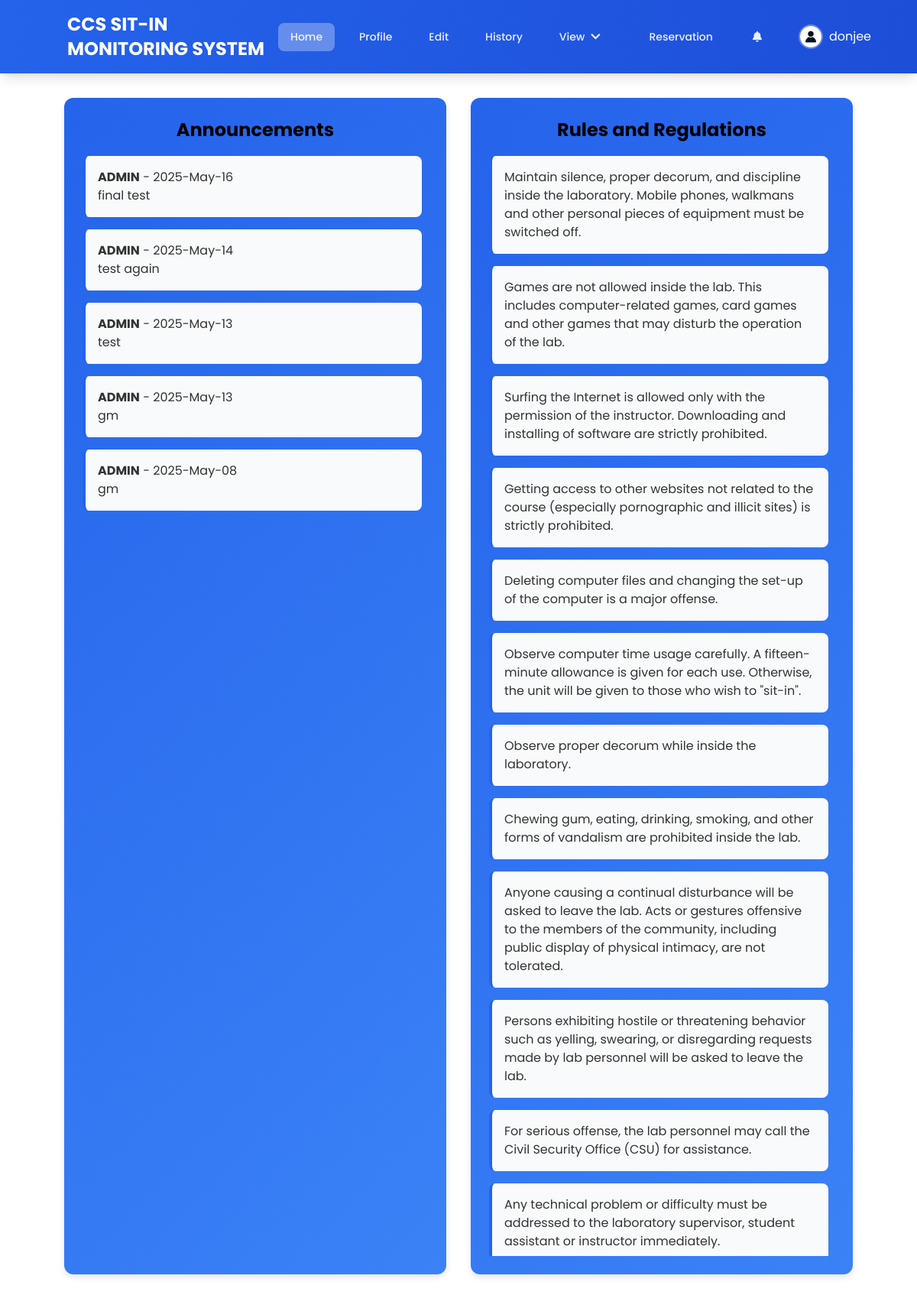
The app's page /user/dashboard.php (signed in) with its own data.
### tables this page shows
CREATE TABLE `users` (
  `STUD_NUM` int(11) NOT NULL,
  `IDNO` int(11) NOT NULL,
  `LAST_NAME` varchar(30) NOT NULL,
  `FIRST_NAME` varchar(30) NOT NULL,
  `MID_NAME` varchar(30) NOT NULL,
  `COURSE` enum('BS IN ACCOUNTANCY','BS IN BUSINESS ADMINISTRATION','BS IN CRIMINOLOGY','BS IN CUSTOMS ADMINISTRATION','BS IN INFORMATION TECHNOLOGY','BS IN COMPUTER SCIENCE','BS IN OFFICE ADMINISTRATION','BS IN SOCIAL WORK','BACHELOR OF SECONDARY EDUCATION','BACHELOR OF ELEMENTARY EDUCATION') NOT NULL,
  `YEAR_LEVEL` enum('1st Year','2nd Year','3rd Year','4th Year') NOT NULL,
  `USER_NAME` varchar(30) NOT NULL,
  `PASSWORD_HASH` varchar(255) NOT NULL,
  `UPLOAD_IMAGE` longblob DEFAULT NULL,
  `EMAIL` varchar(30) NOT NULL,
  `ADDRESS` varchar(255) NOT NULL,
  `SESSION` int(11) NOT NULL DEFAULT 30,
  `POINTS` int(5) NOT NULL,
  `TOTAL_POINTS` int(11) NOT NULL DEFAULT 0
);

CREATE TABLE `announcement` (
  `ID` int(11) NOT NULL,
  `TITLE` varchar(255) NOT NULL,
  `CONTENT` text NOT NULL,
  `CREATED_DATE` date NOT NULL,
  `CREATED_BY` varchar(20) NOT NULL
);

### user/dashboard.php (the view, shortened to what this page needs)
<?php
require '../db.php';
$userId = isset($_SESSION['user_id']) ? $_SESSION['user_id'] : null;
$firstName = isset($_SESSION['first_name']) ? $_SESSION['first_name'] : 'Guest';
if ($userId) {
    $stmt = $conn->prepare("SELECT UPLOAD_IMAGE FROM users WHERE STUD_NUM = ?");
    $stmt->bind_param("i", $userId);
    $stmt->execute();
    $stmt->bind_result($userImage);
    $profileImage = !empty($userImage) ? '../images/' . $userImage : "../images/image.jpg";
} else {
    $profileImage = "../images/image.jpg";
}
$announcements = [];
$result = $conn->query("SELECT CONTENT, CREATED_DATE, CREATED_BY FROM announcement
                       WHERE CREATED_BY = 'ADMIN'
                       ORDER BY ID DESC, CREATED_DATE DESC");
while ($row = $result->fetch_assoc()) {
    $announcements[] = $row;
}
?>
<!DOCTYPE html>
<html lang="en">
<head>
    <link rel="stylesheet" href="https://cdnjs.cloudflare.com/ajax/libs/font-awesome/5.15.4/css/all.min.css">
    <script src="https://cdn.tailwindcss.com"></script>
</head>
<body class="bg- min-h-screen font-poppins">
    <header class="bg-gradient-to-r from-blue-600 to-blue-700 text-white shadow-lg py-4 px-6">
        <div class="container mx-auto flex items-center justify-between">
            <div class="flex items-center">
                <h1 class="text-2xl font-bold">CCS SIT-IN MONITORING SYSTEM</h1>
            </div>
            <div class="flex items-center space-x-6">
                <nav class="hidden md:flex items-center space-x-4">
                    <a href="dashboard.php" class="nav-item active">
                        <span>Home</span>
                    </a>
                    <a href="profile.php" class="nav-item">
                        <span>Profile</span>
                    </a>
                    <a href="edit.php" class="nav-item">
                        <span>Edit</span>
                    </a>
                    <a href="history.php" class="nav-item">
                        <span>History</span>
                    </a>
                    <div class="relative" x-data="{ open: false }">
                        <button @click="open = !open" class="nav-item">
                            <span>View</span>
                            <i class="fas fa-chevron-down ml-1 text-sm"></i>
                        </button>
                    </div>
                    <a href="reservation.php" class="nav-item">
                        <span>Reservation</span>
                    </a>
                    <div class="relative" x-data="notificationData" x-init="fetchNotifications">
                        <button @click="open = !open" class="nav-item relative">
                            <i class="fas fa-bell"></i>
                        </button>
                    </div>
                    <div class="relative" x-data="{ open: false }">
                        <button @click="open = !open" class="flex items-center space-x-2">
                            <img src="<?php echo htmlspecialchars($profileImage); ?>" alt="Profile"
                                 class="w-8 h-8 rounded-full object-cover border-2 border-white/30">
                            <span class="hidden md:inline-block"><?php echo htmlspecialchars($firstName); ?></span>
                        </button>
                    </div>
                </nav>
            </div>
        </div>
    </header>
    <div class="section-container">
        <div class="section">
            <h2>Announcements</h2>
            <div class="section-content">
                <?php if (empty($announcements)): ?>
                    <p>No announcements available.</p>
                <?php else: ?>
                    <?php foreach ($announcements as $announcement): ?>
                        <div class="announcement">
                            <p><strong><?php echo htmlspecialchars($announcement['CREATED_BY']); ?></strong> - <?php echo date('Y-M-d', strtotime($announcement['CREATED_DATE'])); ?></p>
                            <p><?php echo htmlspecialchars($announcement['CONTENT']); ?></p>
                        </div>
                    <?php endforeach; ?>
                <?php endif; ?>
            </div>
        </div>
        <div class="section">
            <h2>Rules and Regulations</h2>
            <div class="section-content">
                <ol>
                    <?php
                    $rules = [
                        "Maintain silence, proper decorum, and discipline inside the laboratory. Mobile phones, walkmans and other personal pieces of equipment must be switched off.",
                        "Games are not allowed inside the lab. This includes computer-related games, card games and other games that may disturb the operation of the lab.",
                        "Surfing the Internet is allowed only with the permission of the instructor. Downloading and installing of software are strictly prohibited.",
                        "Getting access to other websites not related to the course (especially pornographic and illicit sites) is strictly prohibited.",
                        "Deleting computer files and changing the set-up of the computer is a major offense.",
                        "Observe computer time usage carefully. A fifteen-minute allowance is given for each use. Otherwise, the unit will be given to those who wish to \"sit-in\".",
                        "Observe proper decorum while inside the laboratory.",
                        "Chewing gum, eating, drinking, smoking, and other forms of vandalism are prohibited inside the lab.",
                        "Anyone causing a continual disturbance will be asked to leave the lab. Acts or gestures offensive to the members of the community, including public display of physical intimacy, are not tolerated.",
                        "Persons exhibiting hostile or threatening behavior such as yelling, swearing, or disregarding requests made by lab personnel will be asked to leave the lab.",
                        "For serious offense, the lab personnel may call the Civil Security Office (CSU) for assistance.",
                        "Any technical problem or difficulty must be addressed to the laboratory supervisor, student assistant or instructor immediately."
                    ];
                    foreach ($rules as $rule):
                    ?>
                        <li class="rule">
                            <p><?php echo $rule; ?></p>
                        </li>
                    <?php endforeach; ?>
                </ol>
            </div>
        </div>
    </div>
</body>
</html>

### user/dashboard.php (style rules this page uses)
body { font-family: 'Poppins', sans-serif; background: white; min-height: 100vh; }
.section-container { display: flex; flex-wrap: wrap; justify-content: center; gap: 2rem; padding: 2rem; }
.section { background:linear-gradient(135deg, #2563eb 0%, #3b82f6 100%); border-radius: 0.75rem; box-shadow: 0 4px 8px rgba(0, 0, 0, 0.1); padding: 1.5rem; width: 100%; max-width: 500px; }
.section h2 { font-size: 1.5rem; font-weight: bold; color:rgb(0, 0, 0); margin-bottom: 1rem; text-align: center; }
.section-content { max-height: 60vh; overflow-y: auto; padding-right: 0.5rem; }
.announcement, .rule { background: #f9fafb; border-left: 4px solid #2563eb; border-radius: 0.5rem; padding: 1rem; margin-bottom: 1rem; }
.announcement p, .rule p { margin: 0; color: #333; }
.nav-item { display: flex; align-items: center; padding: 0.5rem 1rem; color: rgba(255, 255, 255, 0.9); font-size: 0.875rem; font-weight: 500; border-radius: 0.5rem; transition: all 0.2s; }
.nav-item.active { background-color: rgba(255, 255, 255, 0.3); }
.nav-item i { width: 1.25rem; text-align: center; margin-right: 0.75rem; }
.nav-item { @apply flex items-center px-3 py-2 text-white/90 hover:text-white hover:bg-white/10 rounded-lg transition-colors; }
.nav-item.active { @apply bg-white/20; }
.nav-item i { @apply mr-2; }

### records on screen
users: UPLOAD_IMAGE (picture)
announcement: CREATED_BY "ADMIN", CREATED_DATE "2025-May-16", CONTENT "final test"
announcement: CREATED_BY "ADMIN", CREATED_DATE "2025-May-14", CONTENT "test again"
announcement: CREATED_BY "ADMIN", CREATED_DATE "2025-May-13", CONTENT "test"
announcement: CREATED_BY "ADMIN", CREATED_DATE "2025-May-13", CONTENT "gm"
announcement: CREATED_BY "ADMIN", CREATED_DATE "2025-May-08", CONTENT "gm"

### other values on screen
$firstName "donjee"
$rule "Maintain silence, proper decorum, and discipline inside the laboratory. Mobile phones, walkmans and other personal pieces of equipment must be switched off."
$rule "Games are not allowed inside the lab. This includes computer-related games, card games and other games that may disturb the operation of the lab."
$rule "Surfing the Internet is allowed only with the permission of the instructor. Downloading and installing of software are strictly prohibited."
$rule "Getting access to other websites not related to the course (especially pornographic and illicit sites) is strictly prohibited."
$rule "Deleting computer files and changing the set-up of the computer is a major offense."
$rule "Observe computer time usage carefully. A fifteen-minute allowance is given for each use. Otherwise, the unit will be given to those who wish to \"sit-in\"."
$rule "Observe proper decorum while inside the laboratory."
$rule "Chewing gum, eating, drinking, smoking, and other forms of vandalism are prohibited inside the lab."
$rule "Anyone causing a continual disturbance will be asked to leave the lab. Acts or gestures offensive to the members of the community, including public display of physical intimacy, are not tolerated."
$rule "Persons exhibiting hostile or threatening behavior such as yelling, swearing, or disregarding requests made by lab personnel will be asked to leave the lab."
$rule "For serious offense, the lab personnel may call the Civil Security Office (CSU) for assistance."
$rule "Any technical problem or difficulty must be addressed to the laboratory supervisor, student assistant or instructor immediately."
